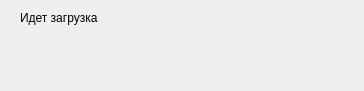
<?xml version="1.0" encoding="UTF-8"?>
<ui version="4.0">
 <class>DialogLoader</class>
 <widget class="QDialog" name="DialogLoader">
  <property name="geometry">
   <rect>
    <x>0</x>
    <y>0</y>
    <width>364</width>
    <height>91</height>
   </rect>
  </property>
  <property name="windowTitle">
   <string>Загрузка</string>
  </property>
  <widget class="QLabel" name="labProgress">
   <property name="geometry">
    <rect>
     <x>20</x>
     <y>10</y>
     <width>171</width>
     <height>16</height>
    </rect>
   </property>
   <property name="text">
    <string>Идет загрузка</string>
   </property>
  </widget>
 </widget>
 <resources/>
 <connections/>
</ui>
